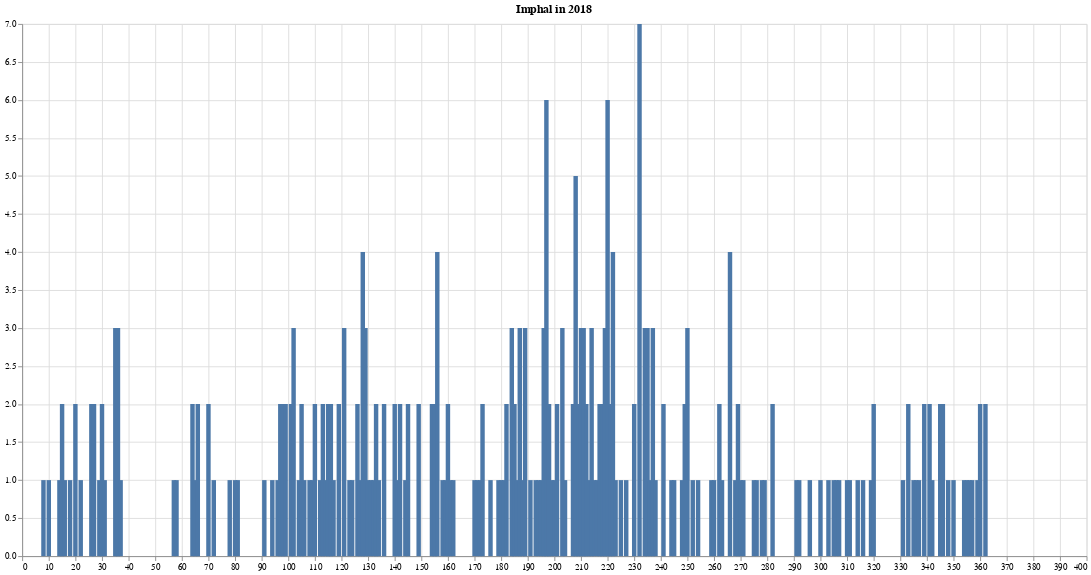

Source (notebook cell):
### Code cell
display(plot)

### Figure 1 — Vega-Lite specification as saved in the notebook (floating-point values rounded to 4 significant figures; data arrays with more than 128 entries replaced by an {"elided": "..."} marker saying what was removed)
{"data": {"values": {"elided": "182 records"}}, "encoding": {"x": {"field": "x", "title": null, "type": "quantitative"}, "y": {"field": "y", "title": null, "type": "quantitative"}}, "height": 600, "mark": "bar", "title": "Imphal in 2018", "width": 1200}
